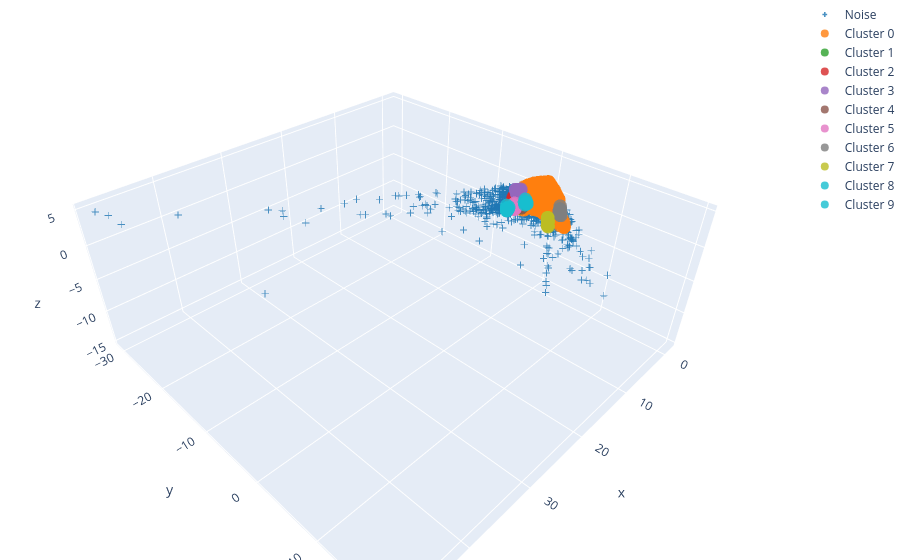

The notebook cell saved with this chart:
### Markdown cell above
### DBSCAN Clustering

### Code cell
# DBSCAN clustering
# eps: Maximum distance between two samples to be in same neighborhood
# min_samples: Minimum samples in a neighborhood for a core point
EPS = 0.5  # Adjust based on your scaled data
MIN_SAMPLES = 10

df_dbscan = dbscan_fit_and_plot(EPS, MIN_SAMPLES, X_final, user_events_df)

### Figure 1 — Plotly figure (JSON) as saved in the notebook; plotly's stock layout.template omitted (floating-point values rounded to 4 significant figures; data arrays with more than 128 entries replaced by an {"elided": "..."} marker saying what was removed)
{"data": [{"marker": {"color": "#1f77b4", "opacity": 0.8, "size": 4, "symbol": "cross"}, "mode": "markers", "name": "Noise", "type": "scatter3d", "x": {"elided": "1587 float values"}, "y": {"elided": "1587 float values"}, "z": {"elided": "1587 float values"}}, {"marker": {"color": "#ff7f0e", "opacity": 0.8, "size": 8, "symbol": "circle"}, "mode": "markers", "name": "Cluster 0", "type": "scatter3d", "x": {"elided": "28293 float values"}, "y": {"elided": "28293 float values"}, "z": {"elided": "28293 float values"}}, {"marker": {"color": "#2ca02c", "opacity": 0.8, "size": 8, "symbol": "circle"}, "mode": "markers", "name": "Cluster 1", "type": "scatter3d", "x": [1.905, 1.985, 2.245, 1.773, 2.061, 2.168, 1.671, 2.029, 2.242, 2.487, 2.398, 1.911, 2.144, 2.084, 2.194, 2.002, 1.933, 2.302, 1.546], "y": [-2.853, -2.617, -2.576, -2.416, -2.669, -2.574, -2.498, -2.544, -2.539, -2.498, -2.309, -2.635, -2.631, -2.849, -2.922, -2.831, -3.049, -2.877, -2.622], "z": [-1.493, -1.905, -1.754, -1.828, -1.721, -1.949, -1.649, -1.546, -1.517, -1.202, -1.772, -1.849, -1.485, -1.998, -1.903, -1.542, -2.09, -1.876, -1.722]}, {"marker": {"color": "#d62728", "opacity": 0.8, "size": 8, "symbol": "circle"}, "mode": "markers", "name": "Cluster 2", "type": "scatter3d", "x": [2.296, 2.395, 2.165, 2.376, 2.106, 2.52, 2.106, 2.087, 2.198, 2.208, 2.052], "y": [-3.599, -3.843, -3.775, -3.283, -3.679, -3.614, -3.638, -3.467, -3.848, -3.583, -3.719], "z": [-1.182, -1.478, -0.7497, -1.106, -1.596, -1.149, -1.534, -1.079, -0.9292, -1.52, -1.262]}, {"marker": {"color": "#9467bd", "opacity": 0.8, "size": 8, "symbol": "circle"}, "mode": "markers", "name": "Cluster 3", "type": "scatter3d", "x": [1.998, 1.815, 2.027, 1.855, 1.718, 1.898, 1.645, 1.733, 1.874, 1.91, 2.076, 2.072, 1.542, 1.833, 1.95, 1.852, 1.95, 1.901], "y": [-3.722, -3.477, -2.978, -3.489, -3.457, -3.167, -3.137, -3.09, -3.181, -3.541, -3.434, -3.098, -3.172, -3.268, -3.372, -3.452, -3.706, -3.347], "z": [0.322, 0.3345, 0.1424, 0.3319, 0.2945, 0.2597, 0.2898, -0.09127, 0.2816, -0.2283, 0.06693, 0.5129, 0.4168, -0.3176, 0.3589, -0.3554, 0.2705, 0.07678]}, {"marker": {"color": "#8c564b", "opacity": 0.8, "size": 8, "symbol": "circle"}, "mode": "markers", "name": "Cluster 4", "type": "scatter3d", "x": [2.138, 2.026, 2.459, 1.989, 2.159, 2.467, 2.025, 2.35, 1.885, 2.508], "y": [-2.421, -2.418, -2.069, -2.492, -2.318, -2.178, -2.211, -2.384, -2.457, -2.425], "z": [-1.638, -1.616, -1.649, -1.595, -1.282, -1.565, -1.282, -1.367, -1.733, -1.663]}, {"marker": {"color": "#e377c2", "opacity": 0.8, "size": 8, "symbol": "circle"}, "mode": "markers", "name": "Cluster 5", "type": "scatter3d", "x": [2.321, 2.265, 2.653, 2.16, 2.465, 2.467, 2.683, 2.341, 2.177, 2.133, 2.482, 2.442, 2.572, 2.479, 2.227, 2.318], "y": [-3.48, -3.388, -3.444, -3.476, -3.784, -3.182, -2.945, -3.439, -3.354, -3.516, -3.586, -3.387, -3.435, -3.227, -3.339, -3.463], "z": [-2.095, -2.436, -2.205, -2.389, -2.385, -2.329, -1.981, -2.333, -2.347, -1.684, -2.125, -1.74, -2.414, -2.294, -2.293, -2.349]}, {"marker": {"color": "#7f7f7f", "opacity": 0.8, "size": 8, "symbol": "circle"}, "mode": "markers", "name": "Cluster 6", "type": "scatter3d", "x": [3.769, 3.863, 3.92, 3.83, 3.89, 3.73, 4.116, 4.133, 3.988, 4.118, 4.391, 4.035, 4.281, 4.113], "y": [4.465, 4.542, 4.588, 4.541, 4.629, 4.435, 4.8, 4.845, 4.608, 4.814, 5.134, 4.787, 4.997, 4.805], "z": [1.054, 1.235, 1.346, 0.7184, 0.6395, 0.9229, 1.335, 1.003, 1.774, 1.199, 0.8249, 0.5613, 1.086, 1.26]}, {"marker": {"color": "#bcbd22", "opacity": 0.8, "size": 8, "symbol": "circle"}, "mode": "markers", "name": "Cluster 7", "type": "scatter3d", "x": [-0.4477, -0.4147, -0.5331, -0.4018, -0.4475, -0.4468, -0.2093, -0.5635, -0.5581, -0.4277, -0.5335, -0.3992, -0.4398, -0.4744, -0.2605], "y": [0.6161, 0.6179, 0.4457, 0.6168, 0.552, 0.5203, 0.8565, 0.3852, 0.4196, 0.5988, 0.4133, 0.6446, 0.6132, 0.4666, 0.7355], "z": [-4.652, -4.325, -3.83, -4.169, -3.994, -3.671, -4.563, -3.53, -3.824, -4.262, -3.496, -4.426, -4.538, -3.41, -3.873]}, {"marker": {"color": "#17becf", "opacity": 0.8, "size": 8, "symbol": "circle"}, "mode": "markers", "name": "Cluster 8", "type": "scatter3d", "x": [1.341, 1.399, 1.472, 1.265, 1.479, 1.623, 1.356], "y": [-2.037, -2.316, -2.386, -2.207, -2.22, -1.88, -2.378], "z": [-1.439, -1.693, -1.28, -1.279, -1.448, -1.234, -0.9177]}, {"marker": {"color": "#17becf", "opacity": 0.8, "size": 8, "symbol": "circle"}, "mode": "markers", "name": "Cluster 9", "type": "scatter3d", "x": [2.881, 3.125, 2.908, 3.121, 2.946, 2.886, 2.965, 2.899, 2.881, 2.667], "y": [-3.935, -3.926, -4.216, -4.0, -4.164, -4.251, -4.161, -4.28, -4.159, -4.116], "z": [-2.144, -2.516, -2.669, -2.573, -2.755, -2.499, -2.573, -2.027, -2.46, -2.569]}], "layout": {"margin": {"b": 0, "l": 0, "r": 0, "t": 0}, "title": {"text": "Interactive 3D Plot of DBSCAN Clusters"}}}
